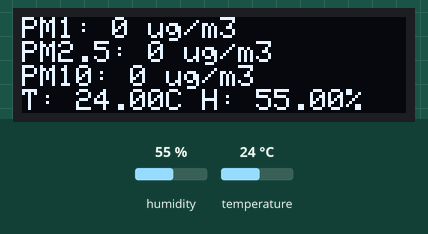
Recording of a program running on a simulated ESP32. On the bench: 128×32 one-colour display. The test bench sets the inputs (shaded band); at power-on: humidity 55 %, temperature 24 °C. What the program prints to the serial monitor is not drawn.

Above: at 1.8 s.
1.9 s: humidity set to 22 %
At 2.9 s:
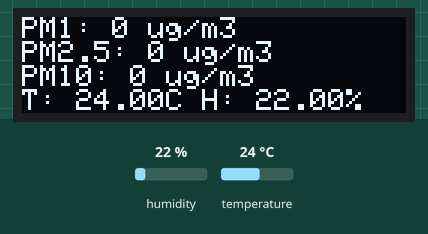
3.6 s: temperature set to 12 °C
At 5.0 s:
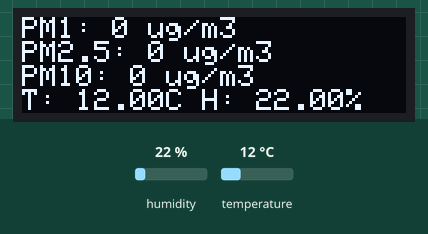
7.7 s: humidity set to 40 %
At 9.3 s:
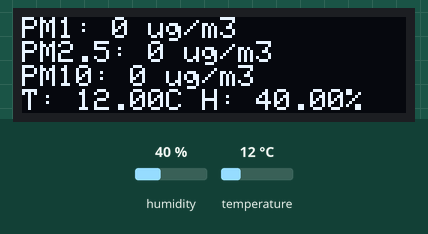
9.9 s: temperature set to 19 °C
At 11.4 s:
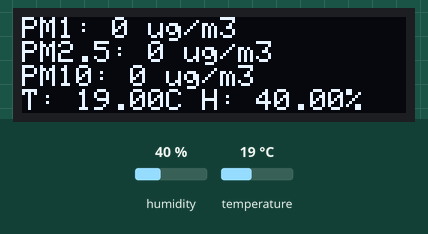
Timing chart, 0 to 12.9 s (numbered marks = the images above; inputs shaded):
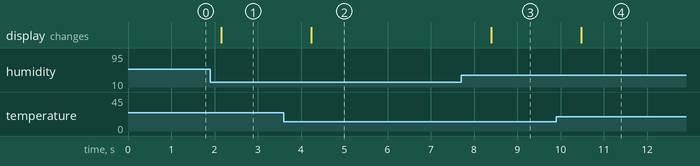

Measured:
- after the input at 1.9 s, the display: changes after 0.25 s (image 1)
- after the input at 3.6 s, the display: changes after 0.64 s (image 2)
- after the input at 7.7 s, the display: changes after 0.70 s (image 3)
- after the input at 9.9 s, the display: changes after 0.58 s (image 4)

The program:

main.cpp
```cpp
#include <Arduino.h>
#include <SoftwareSerial.h>
#include <Wire.h>
#include <Adafruit_GFX.h>
#include <Adafruit_SSD1306.h>
#include <DHT.h>

#define SCREEN_WIDTH 128
#define SCREEN_HEIGHT 32
#define OLED_RESET    -1
Adafruit_SSD1306 display(SCREEN_WIDTH, SCREEN_HEIGHT, &Wire, OLED_RESET);

#define DHTPIN 4      // GPIO4 for DHT22 data
#define DHTTYPE DHT22
DHT dht(DHTPIN, DHTTYPE);

SoftwareSerial mySerial(3, 1); // RX, TX

unsigned int pm1 = 0;
unsigned int pm2_5 = 0;
unsigned int pm10 = 0;

void setup() {
  Serial.begin(9600);
  mySerial.begin(9600);

  // OLED init
  if (!display.begin(SSD1306_SWITCHCAPVCC, 0x3C)) {
    Serial.println(F("SSD1306 allocation failed"));
    for (;;);
  }
  display.clearDisplay();
  display.setTextSize(1);
  display.setTextColor(SSD1306_WHITE);

  // DHT init
  dht.begin();
}

void loop() {
  int index = 0;
  char value;
  char previousValue;

  while (mySerial.available()) {
    value = mySerial.read();
    if ((index == 0 && value != 0x42) || (index == 1 && value != 0x4d)) {
      Serial.println("Cannot find the data header.");
      break;
    }

    if (index == 4 || index == 6 || index == 8 || index == 10 || index == 12 || index == 14) {
      previousValue = value;
    }
    else if (index == 5) {
      pm1 = 256 * previousValue + value;
    }
    else if (index == 7) {
      pm2_5 = 256 * previousValue + value;
    }
    else if (index == 9) {
      pm10 = 256 * previousValue + value;
    } else if (index > 15) {
      break;
    }
    index++;
  }
  while (mySerial.available()) mySerial.read();

  // Read DHT22
  float temp = dht.readTemperature();
  float hum = dht.readHumidity();

  // Serial output
  Serial.print("{ ");
  Serial.print("\"pm1\": "); Serial.print(pm1); Serial.print(" ug/m3, ");
  Serial.print("\"pm2_5\": "); Serial.print(pm2_5); Serial.print(" ug/m3, ");
  Serial.print("\"pm10\": "); Serial.print(pm10); Serial.print(" ug/m3, ");
  Serial.print("\"temp\": "); Serial.print(temp); Serial.print(" C, ");
  Serial.print("\"hum\": "); Serial.print(hum); Serial.println(" % }");

  // OLED output
  display.clearDisplay();
  display.setCursor(0, 0);
  display.print("PM1: "); display.print(pm1); display.println(" ug/m3");
  display.print("PM2.5: "); display.print(pm2_5); display.println(" ug/m3");
  display.print("PM10: "); display.print(pm10); display.println(" ug/m3");
  display.print("T: "); display.print(temp); display.print("C ");
  display.print("H: "); display.print(hum); display.println("%");
  display.display();

  delay(1000);
}
```
